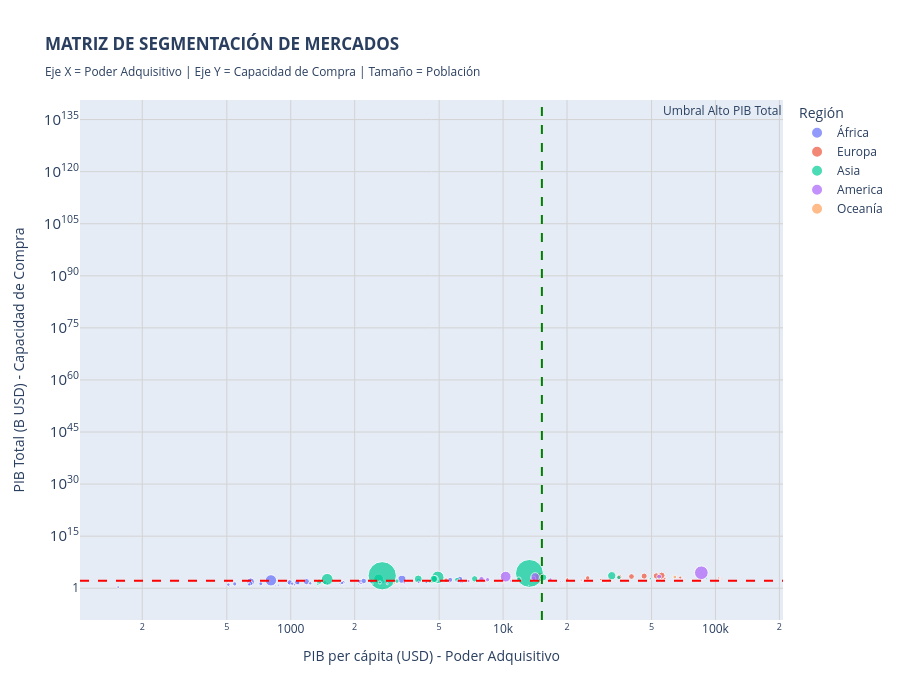

The notebook cell saved with this chart:
### Code cell
print(" ANÁLISIS ESTRATÉGICO: SEGMENTACIÓN DE MERCADOS")


# Crear segmentación basada en PIB Total y PIB per cápita
df_clean['GDP_total_percentile'] = pd.qcut(df_clean['GDP_billions'], 
                                            q=3, 
                                            labels=['Bajo', 'Medio', 'Alto'])

df_clean['GDP_pc_percentile'] = pd.qcut(df_clean['GDP'], 
                                         q=3, 
                                         labels=['Bajo', 'Medio', 'Alto'])

# Crear matriz de segmentación
df_clean['Segmento_Mercado'] = (df_clean['GDP_total_percentile'].astype(str) + 
                                 ' PIB Total / ' + 
                                 df_clean['GDP_pc_percentile'].astype(str) + 
                                 ' PIB pc')

# Identificar mercados prioritarios (Alto PIB Total)
mercados_prioritarios = df_clean[df_clean['GDP_total_percentile'] == 'Alto'].copy()
mercados_prioritarios = mercados_prioritarios.sort_values('GDP_billions', ascending=False)

print("\n🌟 MERCADOS PRIORITARIOS PARA INVERSIÓN (Alto PIB Total):")
print("-" * 80)
print("Estos países representan la mayor capacidad de compra agregada\n")

priority_display = mercados_prioritarios[[
    'Country Name', 'Region', 'GDP_billions', 'GDP', 'Population_millions'
]].copy()

priority_display.columns = ['País', 'Región', 'PIB Total (B USD)', 
                            'PIB per cápita', 'Población (M)']
display(priority_display.round(2))

# Crear visualización de segmentación
fig = px.scatter(
    df_clean,
    x='GDP',
    y='GDP_billions',
    size='Population',
    color='Region',
    hover_name='Country Name',
    hover_data={
        'GDP': ':.0f',
        'GDP_billions': ':.2f',
        'Population_millions': ':.2f'
    },
    labels={
        'GDP': 'PIB per cápita (USD) - Poder Adquisitivo',
        'GDP_billions': 'PIB Total (B USD) - Capacidad de Compra',
        'Population': 'Población',
        'Region': 'Región'
    },
    title='<b>MATRIZ DE SEGMENTACIÓN DE MERCADOS</b><br>' +
          '<sub>Eje X = Poder Adquisitivo | Eje Y = Capacidad de Compra | Tamaño = Población</sub>',
    log_x=True,
    log_y=True
)

fig.add_hline(y=df_clean['GDP_billions'].quantile(0.67), 
              line_dash="dash", line_color="red",
              annotation_text="Umbral Alto PIB Total")

fig.add_vline(x=df_clean['GDP'].quantile(0.67), 
              line_dash="dash", line_color="green",
              annotation_text="Umbral Alto PIB pc")

fig.update_layout(
    height=700,
    font=dict(size=12),
    xaxis=dict(gridcolor='lightgray'),
    yaxis=dict(gridcolor='lightgray')
)

fig.show()

print("\nINSIGHT CLAVE:")
print("   Cuadrante superior derecho = Mercados ideales (alto poder adquisitivo + gran mercado)")
print("   Cuadrante superior izquierdo = Mercados grandes pero con menor poder adquisitivo")

### Figure 1 — Plotly figure (JSON) as saved in the notebook; plotly's stock layout.template omitted (floating-point values rounded to 4 significant figures)
{"data": [{"customdata": [[37.89], [14.05], [14.46], [23.55], [2.521], [5.331], [31.93], [29.12], [109.3], [6.333], [0.8666], [0.5249], [1.169], [46.81], [116.5], [2.539], [34.43], [14.75], [2.76], [2.201], [1.893], [56.43], [5.613], [7.381], [2.337], [38.08], [31.96], [24.48], [34.63], [5.169], [1.26], [21.66], [3.03], [27.03], [232.7], [14.26], [50.45], [18.5], [8.642], [19.01], [0.2355], [1.243], [0.1214], [20.3], [9.515], [12.28], [68.56], [50.02], [64.01], [21.31], [16.63]], "hovertemplate": "<b>%{hovertext}</b><br><br>Región=África<br>PIB per cápita (USD) - Poder Adquisitivo=%{x:.0f}<br>PIB Total (B USD) - Capacidad de Compra=%{y:.2f}<br>Población=%{marker.size}<br>Population_millions=%{customdata[0]:.2f}<extra></extra>", "hovertext": ["Angola", "Burundi", "Benin", "Burkina Faso", "Botswana", "Central African Republic", "Cote d'Ivoire", "Cameroon", "Congo, Dem. Rep.", "Congo, Rep.", "Comoros", "Cabo Verde", "Djibouti", "Algeria", "Egypt, Arab Rep.", "Gabon", "Ghana", "Guinea", "Gambia, The", "Guinea-Bissau", "Equatorial Guinea", "Kenya", "Liberia", "Libya", "Lesotho", "Morocco", "Madagascar", "Mali", "Mozambique", "Mauritania", "Mauritius", "Malawi", "Namibia", "Niger", "Nigeria", "Rwanda", "Sudan", "Senegal", "Sierra Leone", "Somalia, Fed. Rep.", "Sao Tome and Principe", "Eswatini", "Seychelles", "Chad", "Togo", "Tunisia", "Tanzania", "Uganda", "South Africa", "Zambia", "Zimbabwe"], "legendgroup": "África", "marker": {"color": "#636efa", "size": [37885849, 14047786, 14462724, 23548781, 2521139, 5330690, 31934230, 29123744, 109276265, 6332961, 866628, 524877, 1168722, 46814308, 116538258, 2538952, 34427414, 14754785, 2759988, 2201352, 1892516, 56432944, 5612817, 7381023, 2337423, 38081173, 31964956, 24478595, 34631766, 5169395, 1259509, 21655286, 3030131, 27032412, 232679478, 14256567, 50448963, 18501984, 8642022, 19009151, 235536, 1242822, 121354, 20299123, 9515236, 12277109, 68560157, 50015092, 64007187, 21314956, 16634373], "sizemode": "area", "sizeref": 3627000.0, "symbol": "circle"}, "mode": "markers", "name": "África", "orientation": "v", "showlegend": true, "type": "scatter", "x": [2122.0, 153.9, 1485.0, 987.3, 7695.0, 516.2, 2710.0, 1762.0, 647.4, 2482.0, 1784.0, 5273.0, 3496.0, 5631.0, 3338.0, 8219.0, 2406.0, 1717.0, 908.5, 963.0, 6745.0, 2206.0, 846.3, 6318.0, 971.8, 3993.0, 545.0, 1086.0, 647.3, 2083.0, 11870.0, 508.4, 4413.0, 722.7, 806.9, 999.7, 989.3, 1744.0, 873.4, 637.0, 3245.0, 3936.0, 17860.0, 1016.0, 1043.0, 4350.0, 1186.0, 1073.0, 6253.0, 1235.0, 2656.0], "xaxis": "x", "y": [80.4, 2.162, 21.48, 23.25, 19.4, 2.752, 86.54, 51.33, 70.75, 15.72, 1.546, 2.768, 4.086, 263.6, 389.1, 20.87, 82.83, 25.33, 2.508, 2.12, 12.77, 124.5, 4.75, 46.64, 2.272, 152.1, 17.42, 26.59, 22.42, 10.77, 14.95, 11.01, 13.37, 19.54, 187.8, 14.25, 49.91, 32.27, 7.548, 12.11, 0.7643, 4.892, 2.167, 20.63, 9.926, 53.41, 81.29, 53.65, 400.3, 26.33, 44.19], "yaxis": "y"}, {"customdata": [[2.715], [0.08194], [9.178], [11.88], [6.444], [3.164], [9.134], [9.034], [10.88], [83.51], [5.977], [48.81], [1.372], [5.637], [68.52], [69.23], [10.39], [3.866], [9.562], [5.38], [0.4046], [58.99], [2.888], [0.6777], [1.862], [2.389], [1.792], [0.5743], [0.6238], [17.99], [5.572], [36.55], [10.7], [19.07], [143.5], [6.587], [5.422], [2.126], [10.57], [37.86]], "hovertemplate": "<b>%{hovertext}</b><br><br>Región=Europa<br>PIB per cápita (USD) - Poder Adquisitivo=%{x:.0f}<br>PIB Total (B USD) - Capacidad de Compra=%{y:.2f}<br>Población=%{marker.size}<br>Population_millions=%{customdata[0]:.2f}<extra></extra>", "hovertext": ["Albania", "Andorra", "Austria", "Belgium", "Bulgaria", "Bosnia and Herzegovina", "Belarus", "Switzerland", "Czechia", "Germany", "Denmark", "Spain", "Estonia", "Finland", "France", "United Kingdom", "Greece", "Croatia", "Hungary", "Ireland", "Iceland", "Italy", "Lithuania", "Luxembourg", "Latvia", "Moldova", "North Macedonia", "Malta", "Montenegro", "Netherlands", "Norway", "Poland", "Portugal", "Romania", "Russian Federation", "Serbia", "Slovak Republic", "Slovenia", "Sweden", "Ukraine"], "legendgroup": "Europa", "marker": {"color": "#EF553B", "size": [2714617, 81938, 9178482, 11876844, 6444366, 3164253, 9133712, 9034102, 10882164, 83510950, 5976992, 48807137, 1371986, 5637214, 68516699, 69226000, 10388805, 3866300, 9562314, 5380257, 404610, 58986023, 2888055, 677717, 1862441, 2389275, 1792179, 574346, 623831, 17994237, 5572272, 36554707, 10701636, 19069340, 143533851, 6587202, 5422069, 2126324, 10569709, 37860221], "sizemode": "area", "sizeref": 3627000.0, "symbol": "circle"}, "mode": "markers", "name": "Europa", "orientation": "v", "showlegend": true, "type": "scatter", "x": [10010.0, 49300.0, 56830.0, 55950.0, 17410.0, 8957.0, 8317.0, 103700.0, 31710.0, 55800.0, 71850.0, 35300.0, 31170.0, 53190.0, 46150.0, 52640.0, 24750.0, 23930.0, 23310.0, 107300.0, 82700.0, 40230.0, 29390.0, 137500.0, 23370.0, 7618.0, 9310.0, 42350.0, 12940.0, 68220.0, 86810.0, 25020.0, 28840.0, 20070.0, 14890.0, 13520.0, 26150.0, 34090.0, 57720.0, 5389.0], "xaxis": "x", "y": [27.18, 4.04, 521.6, 664.6, 112.2, 28.34, 75.96, 936.6, 345.0, 4660.0, 429.5, 1723.0, 42.76, 299.8, 3162.0, 3644.0, 257.1, 92.53, 222.9, 577.4, 33.46, 2373.0, 84.87, 93.2, 43.52, 18.2, 16.69, 24.32, 8.07, 1228.0, 483.7, 914.7, 308.7, 382.8, 2137.0, 89.08, 141.8, 72.49, 610.1, 204.0], "yaxis": "y"}, {"customdata": [[10.88], [3.034], [10.2], [173.6], [1.589], [0.4627], [1409.0], [1.358], [3.674], [283.5], [1451.0], [91.57], [46.04], [9.974], [11.55], [124.0], [20.59], [7.225], [17.64], [4.974], [7.77], [21.92], [0.5278], [54.5], [3.525], [35.56], [29.65], [5.282], [251.3], [115.8], [2.858], [35.3], [6.037], [71.67], [10.59], [7.494], [1.401], [85.52], [36.36], [101.0]], "hovertemplate": "<b>%{hovertext}</b><br><br>Región=Asia<br>PIB per cápita (USD) - Poder Adquisitivo=%{x:.0f}<br>PIB Total (B USD) - Capacidad de Compra=%{y:.2f}<br>Población=%{marker.size}<br>Population_millions=%{customdata[0]:.2f}<extra></extra>", "hovertext": ["United Arab Emirates", "Armenia", "Azerbaijan", "Bangladesh", "Bahrain", "Brunei Darussalam", "China", "Cyprus", "Georgia", "Indonesia", "India", "Iran, Islamic Rep.", "Iraq", "Israel", "Jordan", "Japan", "Kazakhstan", "Kyrgyz Republic", "Cambodia", "Kuwait", "Lao PDR", "Sri Lanka", "Maldives", "Myanmar", "Mongolia", "Malaysia", "Nepal", "Oman", "Pakistan", "Philippines", "Qatar", "Saudi Arabia", "Singapore", "Thailand", "Tajikistan", "Turkmenistan", "Timor-Leste", "Turkiye", "Uzbekistan", "Viet Nam"], "legendgroup": "Asia", "marker": {"color": "#00cc96", "size": [10876981, 3033500, 10202850, 173562364, 1588670, 462721, 1408975000, 1358282, 3673850, 283487931, 1450935791, 91567738, 46042015, 9974400, 11552876, 123975371, 20592571, 7224614, 17638801, 4973861, 7769819, 21916000, 527799, 54500091, 3524788, 35557673, 29651054, 5281538, 251269164, 115843670, 2857822, 35300280, 6036860, 71668011, 10590927, 7494498, 1400638, 85518661, 36361859, 100987686], "sizemode": "area", "sizeref": 3627000.0, "symbol": "circle"}, "mode": "markers", "name": "Asia", "orientation": "v", "showlegend": true, "type": "scatter", "x": [49380.0, 8501.0, 7284.0, 2593.0, 30050.0, 33420.0, 13300.0, 38650.0, 9194.0, 4925.0, 2697.0, 4771.0, 6074.0, 54180.0, 4618.0, 32480.0, 14010.0, 2419.0, 2628.0, 32210.0, 2124.0, 4516.0, 13220.0, 1359.0, 6691.0, 11870.0, 1447.0, 20250.0, 1485.0, 3985.0, 76280.0, 35060.0, 90670.0, 7345.0, 1341.0, 8572.0, 1343.0, 15470.0, 3162.0, 4717.0], "xaxis": "x", "y": [537.1, 25.79, 74.32, 450.1, 47.74, 15.46, 18740.0, 52.5, 33.78, 1396.0, 3913.0, 436.9, 279.6, 540.4, 53.35, 4026.0, 288.4, 17.48, 46.35, 160.2, 16.5, 98.96, 6.975, 74.08, 23.59, 422.0, 42.91, 106.9, 373.1, 461.6, 218.0, 1238.0, 547.4, 526.4, 14.2, 64.24, 1.881, 1323.0, 115.0, 476.4], "yaxis": "y"}, {"customdata": [[45.7], [0.09377], [0.4013], [0.4171], [12.41], [212.0], [0.2825], [41.29], [19.76], [52.89], [5.13], [0.0662], [11.43], [18.14], [0.1172], [18.41], [0.8311], [10.83], [11.77], [2.839], [0.04684], [0.1797], [130.9], [6.916], [4.516], [34.22], [6.929], [6.338], [0.6344], [1.368], [3.387], [340.1], [0.1006]], "hovertemplate": "<b>%{hovertext}</b><br><br>Región=America<br>PIB per cápita (USD) - Poder Adquisitivo=%{x:.0f}<br>PIB Total (B USD) - Capacidad de Compra=%{y:.2f}<br>Población=%{marker.size}<br>Population_millions=%{customdata[0]:.2f}<extra></extra>", "hovertext": ["Argentina", "Antigua and Barbuda", "Bahamas, The", "Belize", "Bolivia", "Brazil", "Barbados", "Canada", "Chile", "Colombia", "Costa Rica", "Dominica", "Dominican Republic", "Ecuador", "Grenada", "Guatemala", "Guyana", "Honduras", "Haiti", "Jamaica", "St. Kitts and Nevis", "St. Lucia", "Mexico", "Nicaragua", "Panama", "Peru", "Paraguay", "El Salvador", "Suriname", "Trinidad and Tobago", "Uruguay", "United States", "St. Vincent and the Grenadines"], "legendgroup": "America", "marker": {"color": "#ab63fa", "size": [45696159, 93772, 401283, 417072, 12413315, 211998573, 282467, 41288599, 19764771, 52886363, 5129910, 66205, 11427557, 18135478, 117207, 18406359, 831087, 10825703, 11772557, 2839175, 46843, 179744, 130861007, 6916140, 4515577, 34217848, 6929153, 6338193, 634431, 1368333, 3386588, 340110988, 100616], "sizemode": "area", "sizeref": 3627000.0, "symbol": "circle"}, "mode": "markers", "name": "America", "orientation": "v", "showlegend": true, "type": "scatter", "x": [13860.0, 23730.0, 39460.0, 8430.0, 4001.0, 10280.0, 25370.0, 54280.0, 16710.0, 7914.0, 18590.0, 10410.0, 10880.0, 6875.0, 11870.0, 6150.0, 29880.0, 3426.0, 2143.0, 7020.0, 22770.0, 14180.0, 14160.0, 2848.0, 19100.0, 8452.0, 6416.0, 5580.0, 7431.0, 19310.0, 23910.0, 85810.0, 11500.0], "xaxis": "x", "y": [633.3, 2.225, 15.83, 3.516, 49.67, 2179.0, 7.165, 2241.0, 330.3, 418.5, 95.35, 0.6889, 124.3, 124.7, 1.391, 113.2, 24.84, 37.09, 25.22, 19.93, 1.067, 2.549, 1853.0, 19.69, 86.26, 289.2, 44.46, 35.36, 4.714, 26.43, 80.96, 29180.0, 1.157], "yaxis": "y"}, {"customdata": [[27.2], [0.9288], [0.1132], [0.1345], [0.03755], [0.01195], [5.338], [10.58], [0.8192], [0.3278], [0.218]], "hovertemplate": "<b>%{hovertext}</b><br><br>Región=Oceanía<br>PIB per cápita (USD) - Poder Adquisitivo=%{x:.0f}<br>PIB Total (B USD) - Capacidad de Compra=%{y:.2f}<br>Población=%{marker.size}<br>Population_millions=%{customdata[0]:.2f}<extra></extra>", "hovertext": ["Australia", "Fiji", "Micronesia, Fed. Sts.", "Kiribati", "Marshall Islands", "Nauru", "New Zealand", "Papua New Guinea", "Solomon Islands", "Vanuatu", "Samoa"], "legendgroup": "Oceanía", "marker": {"color": "#FFA15A", "size": [27204809, 928784, 113160, 134518, 37548, 11947, 5338500, 10576502, 819198, 327777, 218019], "sizemode": "area", "sizeref": 3627000.0, "symbol": "circle"}, "mode": "markers", "name": "Oceanía", "orientation": "v", "showlegend": true, "type": "scatter", "x": [64410.0, 6288.0, 4166.0, 2289.0, 7467.0, 13420.0, 48750.0, 3076.0, 2149.0, 3543.0, 4899.0], "xaxis": "x", "y": [1752.0, 5.841, 0.4714, 0.3079, 0.2804, 0.1604, 260.2, 32.54, 1.761, 1.161, 1.068], "yaxis": "y"}], "layout": {"annotations": [{"showarrow": false, "text": "Umbral Alto PIB Total", "x": 1, "xanchor": "right", "xref": "x domain", "y": 134.6, "yanchor": "bottom", "yref": "y"}, {"showarrow": false, "text": "Umbral Alto PIB pc", "x": 15230.0, "xanchor": "left", "xref": "x", "y": 1, "yanchor": "top", "yref": "y domain"}], "font": {"size": 12}, "height": 700, "legend": {"itemsizing": "constant", "title": {"text": "Región"}, "tracegroupgap": 0}, "shapes": [{"line": {"color": "red", "dash": "dash"}, "type": "line", "x0": 0, "x1": 1, "xref": "x domain", "y0": 134.6, "y1": 134.6, "yref": "y"}, {"line": {"color": "green", "dash": "dash"}, "type": "line", "x0": 15230.0, "x1": 15230.0, "xref": "x", "y0": 0, "y1": 1, "yref": "y domain"}], "title": {"text": "<b>MATRIZ DE SEGMENTACIÓN DE MERCADOS</b><br><sub>Eje X = Poder Adquisitivo | Eje Y = Capacidad de Compra | Tamaño = Población</sub>"}, "xaxis": {"anchor": "y", "domain": [0, 1], "gridcolor": "lightgray", "title": {"text": "PIB per cápita (USD) - Poder Adquisitivo"}, "type": "log"}, "yaxis": {"anchor": "x", "domain": [0, 1], "gridcolor": "lightgray", "title": {"text": "PIB Total (B USD) - Capacidad de Compra"}, "type": "log"}}}
